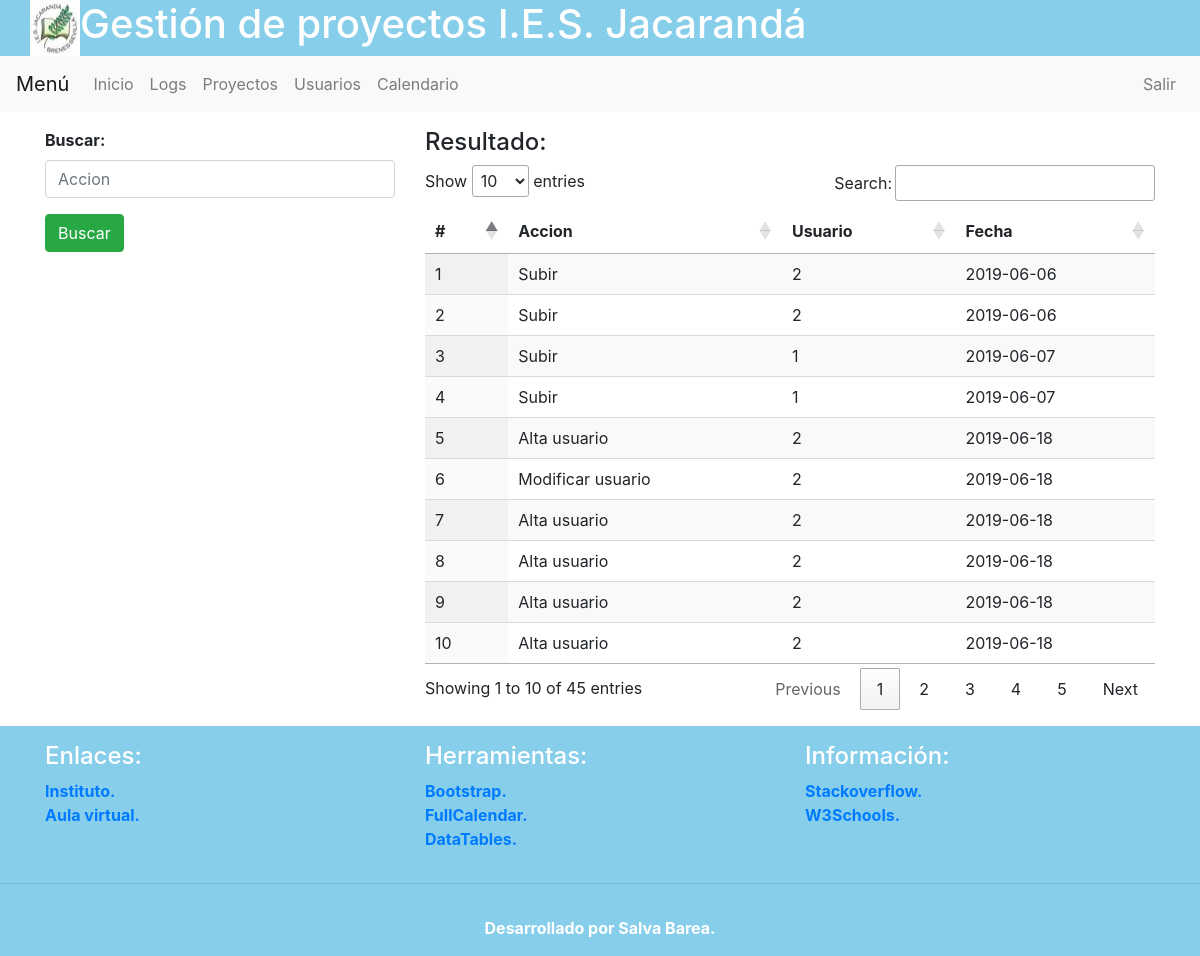
Screenshot of /log.php (signed in) with the database file from the repository.
### tables this page shows
CREATE TABLE `log` (
  `id` int(5) NOT NULL,
  `accion` varchar(100) NOT NULL,
  `usuario` int(5) NOT NULL,
  `fecha` date NOT NULL
);

### resultadoLogs.php (the view)
<table class="display" id="logs">
  <thead>
    <tr>
      <th>#</th>
      <th>Accion</th>
      <th>Usuario</th>
      <th>Fecha</th>
    </tr>
  </thead>
  <?php
    $buscar = $_POST["logBuscar"];
    $busqueda= mysqli_query ($conexion, "SELECT * FROM log WHERE accion like '%$buscar%'");
    while($registro = mysqli_fetch_array($busqueda)) {
        echo '
          <tr>
            <td>'.$registro[0].'</td>
            <td>'.$registro[1].'</td>
            <td>'.$registro[2].'</td>
            <td>'.$registro[3].'</td>
          </tr>
        ';
      };
  ?>
</table>

### log.php (shortened to what this page needs)
<?php
include('_con.php');
?>
<!DOCTYPE html>
<html>
<head>
	<?php
		include('head.php');
	?>
</head>
<body>
	<header>
		<div class="container">
			<div class="row">
				<img src="img/jacalogo2.jpeg">
				<h1>Gestión de proyectos I.E.S. Jacarandá</h1>
			</div>
		</div>
		<?php
	        include("navbarAdmin.php");
	    ?>
	</header>
	<div class="container fluid">
		<div class="row mb-3 mt-3">
			<div class="col-md-4">
				<?php
					include("buscadorLogs.php");
				?>
			</div>
			<div class="col-md-8">
				<h4>Resultado:</h4>
					<?php
						include ("resultadoLogs.php");
					?>
			</div>
		</div>
	</div>
	<?php
        include("pie.php");
    ?>
</body>
</html>

### head.php (shortened to what this page needs)
<link rel="stylesheet" href="https://stackpath.bootstrapcdn.com/bootstrap/4.3.1/css/bootstrap.min.css">
<link rel="stylesheet" href="css/estilos.css">
<link rel="stylesheet" type="text/css" href="https://cdn.datatables.net/1.10.19/css/jquery.dataTables.css">

### navbarAdmin.php (shortened to what this page needs)
<nav class="navbar navbar-expand-lg navbar-light bg-light">
  <a class="navbar-brand" href="#">Menú</a>
  <div class="collapse navbar-collapse" id="navbarSupportedContent">
    <ul class="navbar-nav mr-auto">
      <li class="nav-item">
        <a class="nav-link" href="principal.php">Inicio</a>
      </li>
      <li class="nav-item">
        <a class="nav-link" href="log.php">Logs</a>
      </li>
       <li class="nav-item">
        <a class="nav-link" href="proyectosAdmin.php">Proyectos</a>
      </li>
      <li class="nav-item">
        <a class="nav-link" href="comproUsuario.php">Usuarios</a>
      </li>
      <li class="nav-item">
        <a class="nav-link" href="calendario.php">Calendario</a>
      </li>
    </ul>
  </div>
  <div class="collapse navbar-collapse w-50 order-2 dual-collapse2">
            <ul class="navbar-nav ml-auto">
            <li class="nav-item">
                 <a class="nav-link" href="logout.php"> Salir </a>
            </li>
        </ul>
  </div>
</nav>

### buscadorLogs.php
<form method="POST">
  <div class="form-group">
    <label for="logBuscar"><b>Buscar:</b></label>
    <input type="text" class="form-control" id= "logBuscar" name="logBuscar" placeholder="Accion">
  </div>
  <div class="form-group">
    <input type="submit" class="btn btn-success" value="Buscar">
  </div>
</form>

### pie.php
<footer>
	<div class="container">
		<div class="row">
			<div class="col-md-4">
				<h4 class="mb-2 mt-3">Enlaces: </h4>
				<dl>
					<dt>
						<a href="http://www.iesjacaranda.es">Instituto.</a>
					</dt>
					<dt>
						<a href="http://www.iesjacaranda-brenes.org/aulavirtual/">Aula virtual.</a>
					</dt>
				</dl>
			</div>
			<div class="col-md-4">
				<h4 class="mb-2 mt-3">Herramientas: </h4>
				<dl>
					<dt>
						<a href="https://getbootstrap.com">Bootstrap.</a>
					</dt>
					<dt>
						<a href="https://fullcalendar.io">FullCalendar.</a>
					</dt>
					<dt>
						<a href="https://datatables.net">DataTables.</a>
					</dt>
				</dl>
			</div>
			<div class="col-md-4">
				<h4 class="mb-2 mt-3">Información: </h4>
				<dl>
					<dt>
						<a href="https://es.stackoverflow.com">Stackoverflow.</a>
					</dt>
					<dt>
						<a href="https://www.w3schools.com/">W3Schools.</a>
					</dt>
				</dl>
			</div>
		</div>
	</div>
	<hr>
	<div class="footer-copyright py-3 text-center">
       	<b> <span class="text-white">Desarrollado por Salva Barea.</span></b>
   </div>
</footer>

### css/estilos.css (style rules this page uses)
header { background: #87ceeb; color: #fff; }
footer { background: #87ceeb; color: #fff; }

### rows the page displays
log: id "1", accion "Subir", usuario "2", fecha "2019-06-06"
log: id "2", accion "Subir", usuario "2", fecha "2019-06-06"
log: id "3", accion "Subir", usuario "1", fecha "2019-06-07"
log: id "4", accion "Subir", usuario "1", fecha "2019-06-07"
log: id "5", accion "Alta usuario", usuario "2", fecha "2019-06-18"
log: id "6", accion "Modificar usuario", usuario "2", fecha "2019-06-18"
log: id "7", accion "Alta usuario", usuario "2", fecha "2019-06-18"
log: id "8", accion "Alta usuario", usuario "2", fecha "2019-06-18"
log: id "9", accion "Alta usuario", usuario "2", fecha "2019-06-18"
log: id "10", accion "Alta usuario", usuario "2", fecha "2019-06-18"
